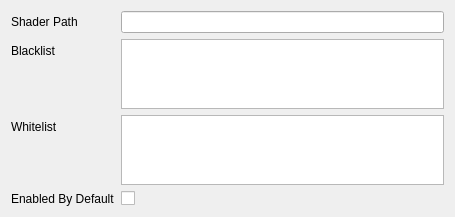
<?xml version="1.0" encoding="UTF-8"?>
<ui version="4.0">
 <class>ShadersEffectKCM</class>
 <widget class="QWidget" name="ShadersEffectKCM">
  <property name="geometry">
   <rect>
    <x>0</x>
    <y>0</y>
    <width>455</width>
    <height>200</height>
   </rect>
  </property>
  <layout class="QFormLayout" name="formLayout">
   <item row="0" column="0">
    <widget class="QLabel" name="label_ShaderPath">
     <property name="text">
      <string>Shader Path</string>
     </property>
    </widget>
   </item>
   <item row="0" column="1">
    <widget class="QLineEdit" name="kcfg_ShaderPath">
     <property name="toolTip">
      <string>&lt;html&gt;&lt;head/&gt;&lt;body&gt;&lt;p&gt;Custom path to use for shaders.&lt;/p&gt;&lt;/body&gt;&lt;/html&gt;</string>
     </property>
    </widget>
   </item>
   <item row="1" column="0">
    <widget class="QLabel" name="label_Blacklist">
     <property name="text">
      <string>Blacklist</string>
     </property>
    </widget>
   </item>
   <item row="1" column="1">
    <widget class="QPlainTextEdit" name="kcfg_Blacklist">
     <property name="toolTip">
      <string>&lt;html&gt;&lt;head/&gt;&lt;body&gt;&lt;p&gt;Applications in this list will not be processed.&lt;/p&gt;&lt;p&gt;Seperate applications by comma.&lt;/p&gt;&lt;/body&gt;&lt;/html&gt;</string>
     </property>
     <property name="plainText">
      <string/>
     </property>
    </widget>
   </item>
   <item row="2" column="0">
    <widget class="QLabel" name="label_Whitelist">
     <property name="text">
      <string>Whitelist</string>
     </property>
    </widget>
   </item>
   <item row="2" column="1">
    <widget class="QPlainTextEdit" name="kcfg_Whitelist">
     <property name="toolTip">
      <string>&lt;html&gt;&lt;head/&gt;&lt;body&gt;&lt;p&gt;Applications outside of this list will not be processed.&lt;/p&gt;&lt;p&gt;Seperate applications by a comma.&lt;/p&gt;&lt;p&gt;Useful if you use &amp;quot;Enabled By Default&amp;quot;.&lt;/p&gt;&lt;/body&gt;&lt;/html&gt;</string>
     </property>
    </widget>
   </item>
   <item row="3" column="0">
    <widget class="QLabel" name="label_DefaultEnabled">
     <property name="text">
      <string>Enabled By Default</string>
     </property>
    </widget>
   </item>
   <item row="3" column="1">
    <widget class="QCheckBox" name="kcfg_DefaultEnabled">
     <property name="enabled">
      <bool>true</bool>
     </property>
     <property name="toolTip">
      <string>&lt;html&gt;&lt;head/&gt;&lt;body&gt;&lt;p&gt;If this is enabled, all windows will be processed when you log in, you can still disable the effect using the keyboard shortcut.&lt;/p&gt;&lt;p&gt;You can use the Whitelist or Blacklist in conjunction with this.&lt;/p&gt;&lt;/body&gt;&lt;/html&gt;</string>
     </property>
     <property name="text">
      <string/>
     </property>
     <property name="checked">
      <bool>false</bool>
     </property>
    </widget>
   </item>
  </layout>
 </widget>
 <resources/>
 <connections/>
</ui>
